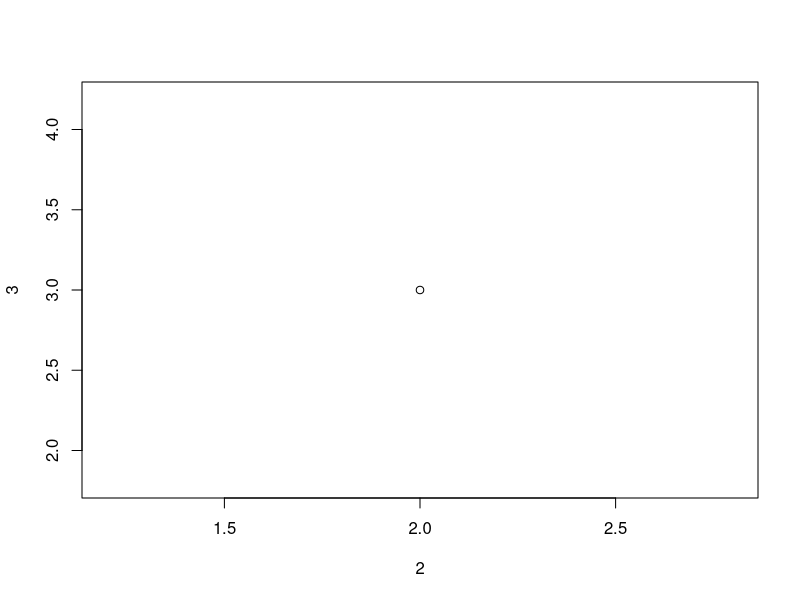
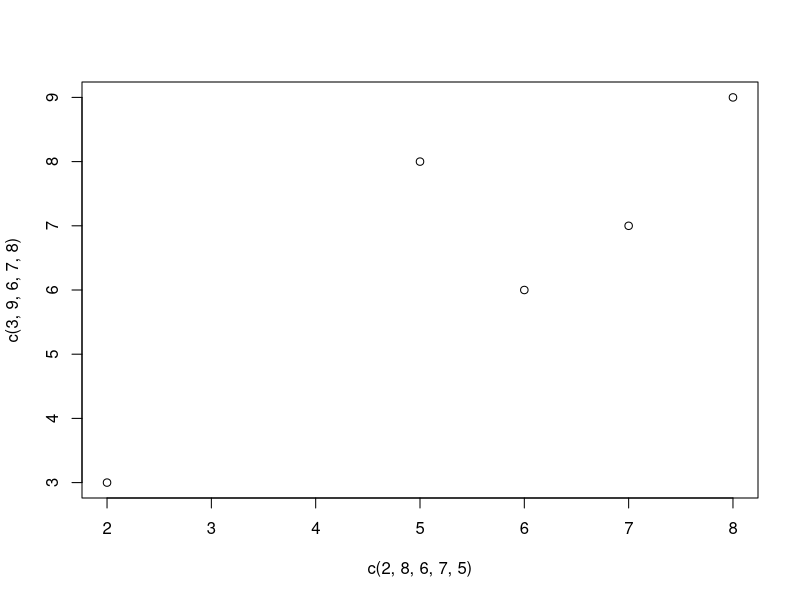

The R script that drew these images, in order: (Note: this script raises an error after producing the figures.)
# R-Plotting
plot(2,3)    # single point plotting
# more than one  point plotting
plot(c(2,8,6,7,5),c(3,9,6,7,8))
# using labels name

name <- c("Sunil","Amit","Tarun","vishal")
age <- c(25,30,35,40)
plot(name,age)
# draw a line

plot(1:10, type="l")
# Create a vector of pies
x <- c(10,20,30,40)

# Display the pie chart
pie(x)

# adding angle in pie
pie(x, init.angle = 70)